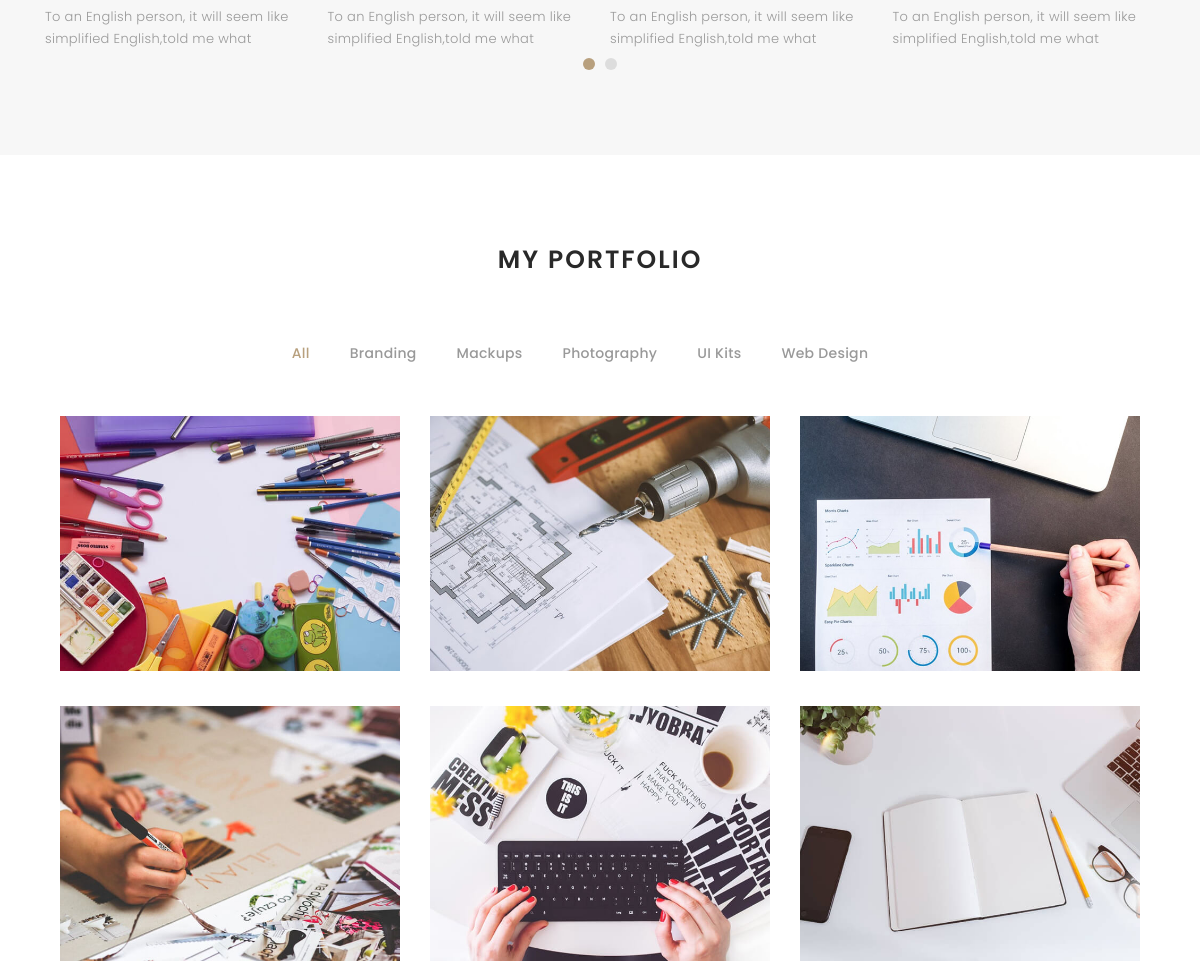
The app's page / (middle part), older data.
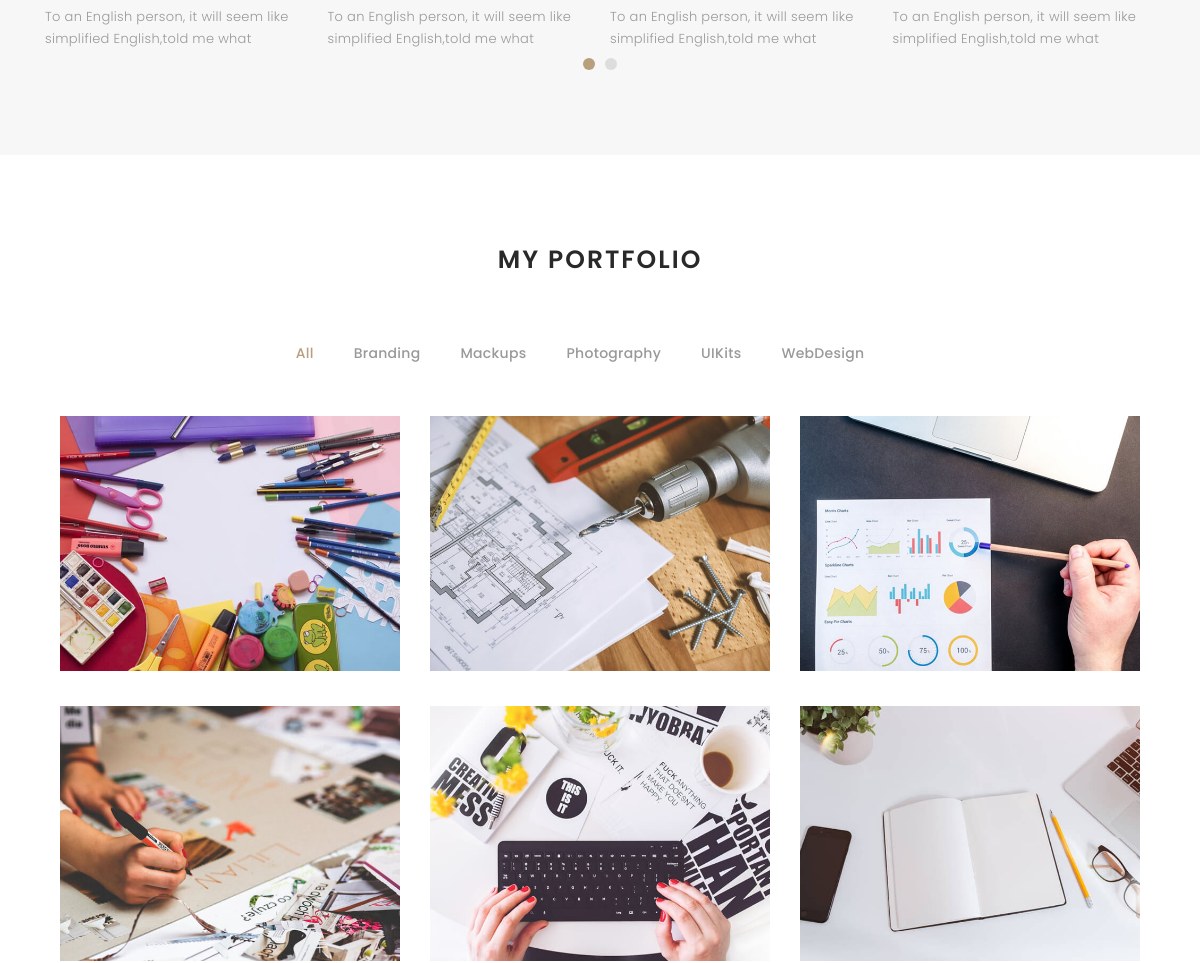
The same page, newer data.
### folio/models.py (models this page shows, shortened)
class Category(models.Model):
    title = models.CharField(max_length=225)

class Portfolio(models.Model):
    category = models.ForeignKey(Category, on_delete=models.CASCADE)
    image = models.ImageField(upload_to="PortfolioPhotos/", null=True, blank=True)

### folio/views.py (the view, shortened to what this page needs)
# urls.py: path('', index, name='index'),
def index(request):
    user = User.objects.get(id=1)
    blogs = Blog.objects.all().order_by('-id')[:3]
    portfolios = Portfolio.objects.all().order_by('-id')[:6]
    categories = Category.objects.all().order_by('title')
    context = {
        'user': user,
        'blogs': blogs,
        'portfolios': portfolios,
        "categories": categories,
    }
    return render(request, 'index.html', context)

### folio/models.py (called while the page is built)
    def get_absolute_url(self):
        return reverse("single", kwargs={"slug": self.slug})

### templates/index.html (shortened to what this page needs)
{% extends 'base.html' %}
{% load static %}
{% block content %}
<div id="services">
  <div class="container">
    <div class="services-carousel owl-theme">
      <div class="services-block">
        <p class="separator">To an English person, it will seem like simplified English,told me what </p>
      </div>
      <div class="services-block">
        <p class="separator">To an English person, it will seem like simplified English,told me what </p>
      </div>
      <div class="services-block">
        <p class="separator">To an English person, it will seem like simplified English,told me what </p>
      </div>
      <div class="services-block">
        <p class="separator">To an English person, it will seem like simplified English,told me what </p>
      </div>
    </div>
  </div>
</div>
<div id="portfolio" class="text-center paddsection">
  <div class="container">
    <div class="section-title text-center">
      <h2>My Portfolio</h2>
    </div>
  </div>
  <div class="container">
    <div class="row">
      <div class="col-md-12">
        <div class="portfolio-list">
          <ul class="nav list-unstyled" id="portfolio-flters">
            <li class="filter filter-active" data-filter=".all">All</li>
            {% for category in categories %}
            <li class="filter" data-filter=".{{ category.title|lower }}">{{ category.title }}</li>
            {% endfor %}
          </ul>
        </div>
        <div class="portfolio-container">
          {% for portfolio in portfolios %}
          <div class="col-lg-4 col-md-6 portfolio-thumbnail all {{ portfolio.category.title|lower }}">
            <a class="popup-img" href="{{ portfolio.image.url }}">
              <img src="{{ portfolio.image.url }}" alt="img">
            </a>
          </div>
          {% endfor %}
        </div>
      </div>
    </div>
  </div>
</div>
{% endblock %}

### templates/base.html (shortened to what this page needs)
{% load static %}
<!DOCTYPE html>
<html lang="en">
<head>
    <link href="{% static '' %}lib/bootstrap/css/bootstrap.min.css" rel="stylesheet">
    <link href="{% static '' %}lib/ionicons/css/ionicons.min.css" rel="stylesheet">
    <link href="{% static '' %}lib/owlcarousel/assets/owl.carousel.min.css" rel="stylesheet">
    <link href="{% static '' %}lib/magnific-popup/magnific-popup.css" rel="stylesheet">
    <link href="{% static '' %}lib/hover/hover.min.css" rel="stylesheet">
    <link href="{% static '' %}css/style.css" rel="stylesheet">
    <link href="{% static '' %}css/responsive.css" rel="stylesheet">
<body>
    {% block content %}
    {% endblock %}
</body>
</html>

### static/css/style.css (style rules this page uses)
body { background: #ffffff; color: #898989; font-family: 'Poppins', helvetica; font-size: 15px; font-weight: 300; line-height: 20px; letter-spacing: 0.02em; overflow-x: hidden; margin: 0 auto; padding: 0; -moz-box-sizing: border-box; -ms-box-sizing: border-box; -o-box-sizing: border-box; -webkit-box-sizing: border-box; box-sizing: border-box; }
h1, h2, h3, h4, h5, h6 { margin: 0; }
h2 { color: #292929; font-weight: 600; }
a { color: #292929; text-decoration: none !important; -moz-transition: all 0.5s ease-in-out 0s; -ms-transition: all 0.5s ease-in-out 0s; -o-transition: all 0.5s ease-in-out 0s; -webkit-transition: all 0.5s ease-in-out 0s; transition: all 0.5s ease-in-out 0s; }
p { margin: 25px 0; padding: 0; font-size: 15px; color: #999999; line-height: 28px; }
.section-title { margin-bottom: 70px; }
.section-title h2 { font-size: 25px; letter-spacing: 2px; text-transform: uppercase; }
.paddsection { padding-top: 90px; padding-bottom: 90px; }
#services { background: #f7f7f7; position: relative; padding-bottom: 80px; }
.services-block .separator { margin: 0; font-size: 13px; line-height: 22px; }
#portfolio { position: relative; padding-bottom: 50px; }
#portfolio .portfolio-list { margin-bottom: 50px; }
#portfolio .portfolio-list .nav { display: inline-block; margin: 0; }
#portfolio .portfolio-list .nav li { margin: 0 40px 0 0; float: left; font-size: 14px; color: #999999; line-height: 16px; cursor: pointer; font-family: 'Poppins', helvetica; font-weight: 500; letter-spacing: 0.02em; text-transform: capitalize; -moz-transition: all 0.5s ease-in-out 0s; -ms-transition: all 0.5s ease-in-out 0s; -o-transition: all 0.5s ease-in-out 0s; -webkit-transition: all 0.5s ease-in-out 0s; transition: all 0.5s ease-in-out 0s; }
#portfolio .portfolio-list .nav li:hover, #portfolio .portfolio-list .nav li.filter-active { color: #b8a07e; -moz-transition: all 0.5s ease-in-out 0s; -ms-transition: all 0.5s ease-in-out 0s; -o-transition: all 0.5s ease-in-out 0s; -webkit-transition: all 0.5s ease-in-out 0s; transition: all 0.5s ease-in-out 0s; }
#portfolio .portfolio-container { display: inline-block; margin-bottom: 50px; width: 100%; }
.portfolio-thumbnail { margin-bottom: 30px; overflow: hidden; min-height: 260px; }
.portfolio-thumbnail img { max-width: 100%; }

Row changes from the older to the newer data that the page shows:
changed Category: title "UI Kits" → "UIKits"
changed Category: title "Web Design" → "WebDesign"
